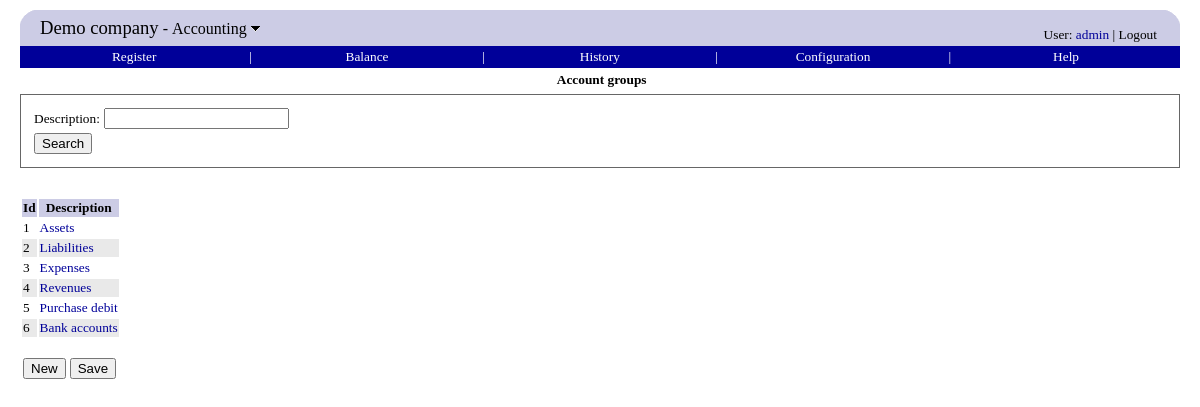
Screenshot of /accounting/accountgroups.php (signed in) with the database file from the repository.
### tables this page shows
CREATE TABLE `companyinfo` (
  `companyname` varchar(80) default NULL,
  `vatnumber` varchar(32) default NULL,
  `streetaddress` varchar(128) default NULL,
  `city` varchar(32) default NULL,
  `zipcode` varchar(20) default NULL,
  `email` varchar(80) default NULL
);

CREATE TABLE `accountgroup` (
  `groupid` int(10) unsigned NOT NULL auto_increment,
  `description` varchar(80) NOT NULL,
  PRIMARY KEY  (`groupid`)
);

### accounting/menubar.php (called while the page is built)
<?php menubar() ?>

### include/database.inc.php (called while the page is built, shortened)
<?php
function query($sql)
{
	$q = mysql_query($sql);
	$err = mysql_error();
	return $q;
}
function fetch_array($query)
{
	return mysql_fetch_array($query);
}
function fetch_object($query)
{
	return mysql_fetch_object($query);
}
function findValue($sql, $default = null)
{
    $rs = query($sql);
    $row = fetch_array($rs);
    return $row[0];
}
?>

### accounting/accountgroups.php (the view, shortened to what this page needs)
<?php
	include('include.php');
    $description = getParam('description');
	$selectSQL = "
	select
	    groupid,
	    description
	from accountgroup
	where description like '$description%'";
?>
<head>
</head>
<body>
<?php include("menubar.php") ?>
<form action="accountgroups.php" method="GET">
<div class="border">
<table>
<tr><td><?php etr("Description") ?>:</td><td><input type="text" name="description" value="<?php echo $description ?>"/></td>
<tr><td><input type="submit" name="search" value="<?php etr("Search") ?>" /></td></tr>
</tr>
</table>
</div>
</form>
<form action="accountgroups.php" method=POST>
<table>
<th><?php etr("Id") ?></th>
<th><?php etr("Description") ?></th>
<?php
    $rs = query($selectSQL);
    $class = "odd";
    while ($row = fetch_object($rs)) {
        echo "<tr class='$class'>";
        echo "<td>$row->groupid</td>";
        echo "<td><a href='accountgroup.php?groupid=$row->groupid'>$row->description</a></td>";
        echo "</tr>";
        $class = ($class == "odd" ? "even" : "odd");
    }
?>
</table>
<br/>
<table>
<tr>
<td><?php newButton("accountgroup.php") ?></td>
<td><?php saveButton() ?></td>
</tr>
</table>
</form>
</body>

### include/therp_include.php (shortened to what this page needs)
<?php
include('standard_include.php');
function top0($module = null)
{
	echo "<table cellpadding=0 cellspacing=0 width='100%' border=0>";
	echo "<tr>";
	echo "<td width=20><img src='../images/tl.png'></td>";
	echo "<td rowspan=2 bgColor='#CCCCE5'>";
	$title = tr("Switch module");
	$thERP = findValue("select companyname from companyinfo");
	echo "<span style='font-size: 14pt;'>";
	echo "<a class=logo href='../common/modules.php' title='$title'>$thERP</a></span>";
	if ($module != null) {
		echo "<span style='font-size: 12pt;'>&nbsp;-&nbsp;";
		$onMouseOver = "document.getElementById(\"down\").src=\"../images/down_hover.gif\"";
		$onMouseOut = "document.getElementById(\"down\").src=\"../images/down.gif\"";
		echo "<a class=logo href='../common/modules.php' title='$title' ";
		echo "onMouseOver='$onMouseOver' onMouseOut='$onMouseOut'>";
		echo tr($module);
		echo "&nbsp;<img id=down src='../images/down.gif' border=0 style='position: relative; top: -2'>";
		echo "</a>";
		echo "</span>";
	}
	echo "</td>";
	echo "<td align=right valign=bottom rowspan=2 bgColor='#CCCCE5' style='padding: 3'>";
	echo "<span class=username>";
	$href = '../payroll/selfservice_settings.php';
	echo tr("User") . ": <a href='$href'>" . getUser() . "</a> | <a href='../common/modules.php?logout=true' class=logo>";
	echo tr("Logout") . "</a>";
	echo "</span>\n";
	echo "</td>";
	echo "<td width=20><img src='../images/tr.png'></td>";
	echo "</tr>";
	echo "<tr bgColor='#CCCCE5'>";
	echo "<td>&nbsp;</td>";
	echo "<td>&nbsp;</td>";
	echo "</tr>";
	echo "</table>\n";
}
function menu($href, $text, $width, $hasNext, $currentHref)
{
	$current = $href == $currentHref;
	$class = $current ? 'menubar_current' : 'menubar';
	echo "<td width='$width%' align='center'><a class=$class href='$href'>" . tr($text) . "</a></td>\n";
	if ($hasNext)
		echo "<td>|</td>";
}
?>

### include/therp.css (style rules this page uses)
BODY { margin-left: 20; margin-right: 20; margin-top: 10; margin-bottom: 40; font-family: verdana; font-size: 10pt; }
TH { font-family: verdana; font-size: 10pt; background-color: #CCCCE5; font-weight: bold; }
TD { font-family: verdana; font-size: 10pt; }
TR.even { background-color: #E9E9E9; }
A { text-decoration: none; color: #000099; }
.menubar { background-color: #000099; color: white; text-decoration: none; font-weight: normal; }
A.logo { text-decoration: none; color: black; }
.border { border: 1px solid #666; padding: 10; }
.username { font-size: 10pt; }

### rows the page displays
companyinfo: companyname "Demo company"
accountgroup: groupid "1", description "Assets"
accountgroup: groupid "2", description "Liabilities"
accountgroup: groupid "3", description "Expenses"
accountgroup: groupid "4", description "Revenues"
accountgroup: groupid "5", description "Purchase debit"
accountgroup: groupid "6", description "Bank accounts"

### other values shown
tr($module) "Accounting"
tr("User") "User"
getUser() "admin"
tr("Logout") "Logout"
tr($text) "Register Balance History Configuration Help"
$title "Account groups"
tr($text) "Description Id Description"
